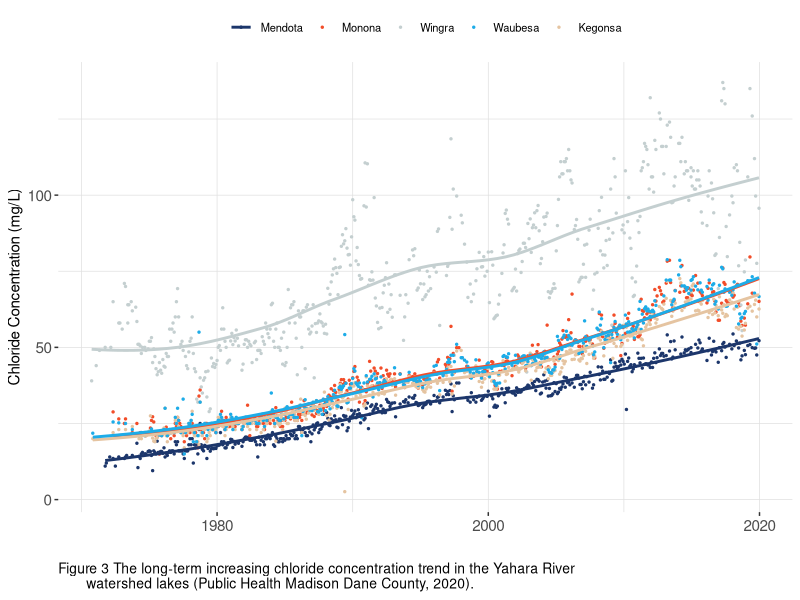
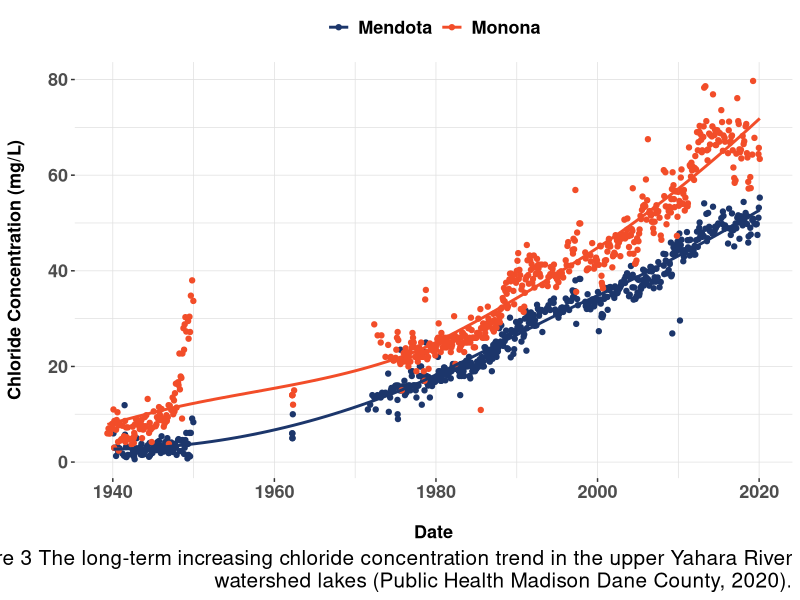
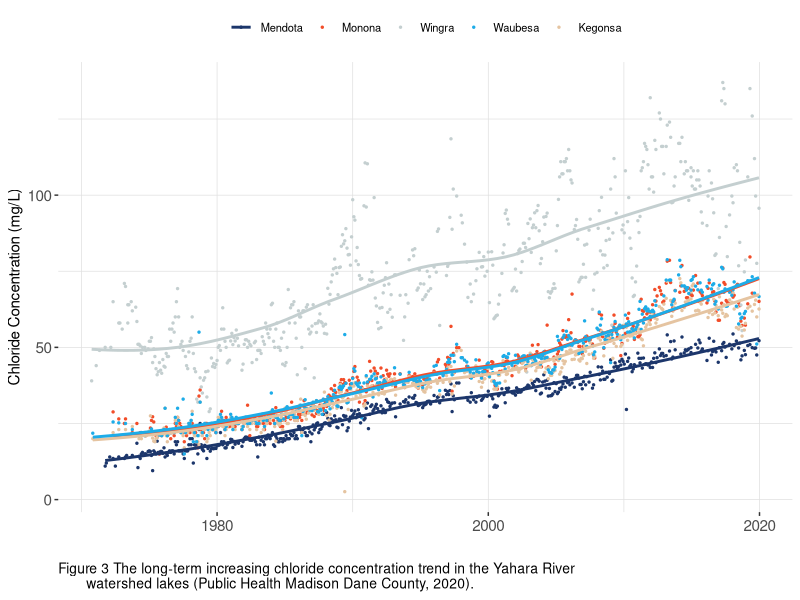
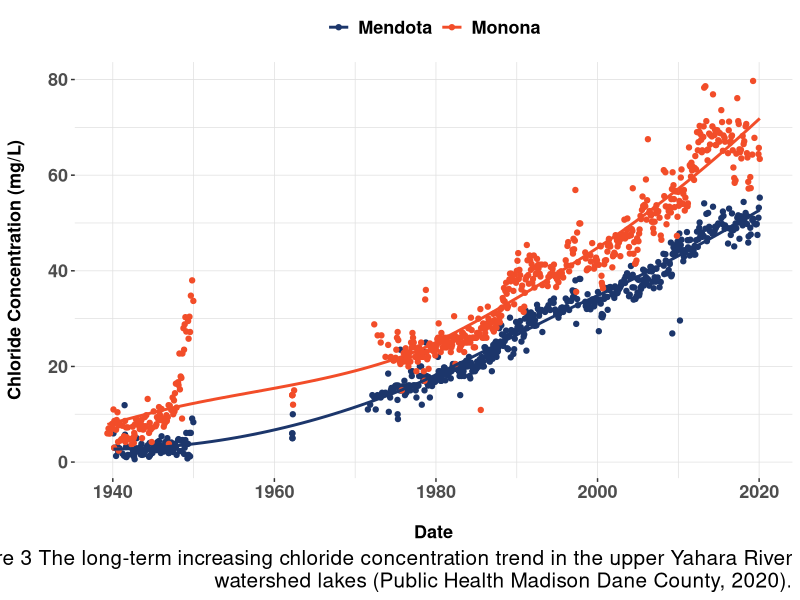

Here is the R script that generated these plots, in order:
library(tidyverse)
library(readxl)
library(lubridate)

#function to read in data for chloride
hist <- function(X) {
  lab <- read_xlsx("Data/PHMDC.xlsx", sheet = X) %>%
    mutate(chloride_mgL = as.numeric(chloride_mgL))
  
}

HistME <- hist("Mendota") %>%
  mutate(lakeid = "ME")
HistMO <- hist("Monona")  %>%
  mutate(lakeid = "MO")
HistMarsh <- hist("1918 Marsh")
HistDC <- hist("Dorn Creek")
HistPB <- hist("Pheasant Branch Creek")
Hist6MC <- hist("Six Mile Creek")
HistUB <- hist("U Bay Creek")
HistWI <- hist("Wingra")
HistYR <- hist("Yahara River")
















#historical data of Yahara Chain Lakes 
watershed <- read_xlsx("Data/YaharaHist.xlsx") %>%
  mutate(KA = as.numeric(KA))
  
ggplot(watershed) +
  geom_point(aes(Date, ME, color = "#1C366B"), size = .5) +
  geom_point(aes(Date, MO, color = "#F24D29"), size = .5) +
  geom_point(aes(Date, WI, color = "#C4CFD0"), size = .5) +
  geom_point(aes(Date, KA, color = "#E5C4A1"), size = .5) +
  geom_point(aes(Date, WA, color = "#1DACE8"), size = .5) +
  geom_smooth(aes(Date, ME, color = "#1C366B"), size = 1, se = FALSE) +
  geom_smooth(aes(Date, MO), color = "#F24D29", size = 1, se = FALSE) +
  geom_smooth(aes(Date, WI), color = "#C4CFD0", size = 1, se = FALSE) +
  geom_smooth(aes(Date, KA), color = "#E5C4A1", size = 1, se = FALSE) +
  geom_smooth(aes(Date, WA), color = "#1DACE8", size = 1, se = FALSE) +
  labs(y = "Chloride Concentration (mg/L)",
       x = "", # you don't really need to say date
       # caption = paste(strwrap("Figure 3 The long-term increasing chloride concentration trend in the Yahara River watershed lakes (Public Health Madison Dane County, 2020)."), collapse = "\n")) +
       caption = "Figure 3 The long-term increasing chloride concentration trend in the Yahara River 
       watershed lakes (Public Health Madison Dane County, 2020).") +
  theme(legend.title = element_blank(),
        legend.position = "top",
        axis.text = element_text(size =11),
        axis.title = element_text(size = 11),
        panel.background = element_rect(fill = "white", colour = "white",
                                        size = 2, linetype = "solid"),
        panel.grid.major = element_line(size = 0.25, linetype = 'solid',
                                        colour = "gray88"), 
        panel.grid.minor = element_line(size = 0.25, linetype = 'solid',
                                        colour = "gray88"),
        legend.text = element_text(size = 8),  
        plot.caption = element_text(hjust = 0, size = 10)) +
  scale_color_identity(guide = "legend",
                       breaks = c("#1C366B", "#F24D29", "#C4CFD0", "#1DACE8", "#E5C4A1"),
                       labels = c("Mendota", "Monona", "Wingra", "Waubesa", "Kegonsa"))

ggsave("historicalyahara.png", height = 4, width = 6)
  



 #figure of Mendota/Monona historical data
data = rbind(HistME, HistMO)

ggplot(data, aes(date, chloride_mgL)) +
  geom_point(aes(color = lakeid)) +
  geom_smooth(aes(group = lakeid, color = lakeid), se = FALSE) +
  labs(y = "Chloride Concentration (mg/L)\n",
       x = "\nDate",
       caption = paste(strwrap("Figure 3 The long-term increasing chloride concentration trend in the upper Yahara River watershed lakes (Public Health Madison Dane County, 2020)."), collapse = "\n")) +
  theme(legend.title = element_blank(),
        legend.position = "top",
        axis.text = element_text(size =13, face = "bold"),
        axis.title = element_text(size = 13, face = "bold"),
        panel.background = element_rect(fill = "white", colour = "white",
                                        size = 2, linetype = "solid"),
        panel.grid.major = element_line(size = 0.25, linetype = 'solid',
                                        colour = "gray88"), 
        panel.grid.minor = element_line(size = 0.25, linetype = 'solid',
                                        colour = "gray88"),
        legend.text = element_text(size =13, face = "bold"),
        plot.caption = element_text(size = 15),
        plot.caption.position = "plot") +
  scale_color_manual(labels = c("Mendota", "Monona"),
                     values = c("#1C366B", "#F24D29"))
ggsave("longterm.png", height =10, width = 11)
